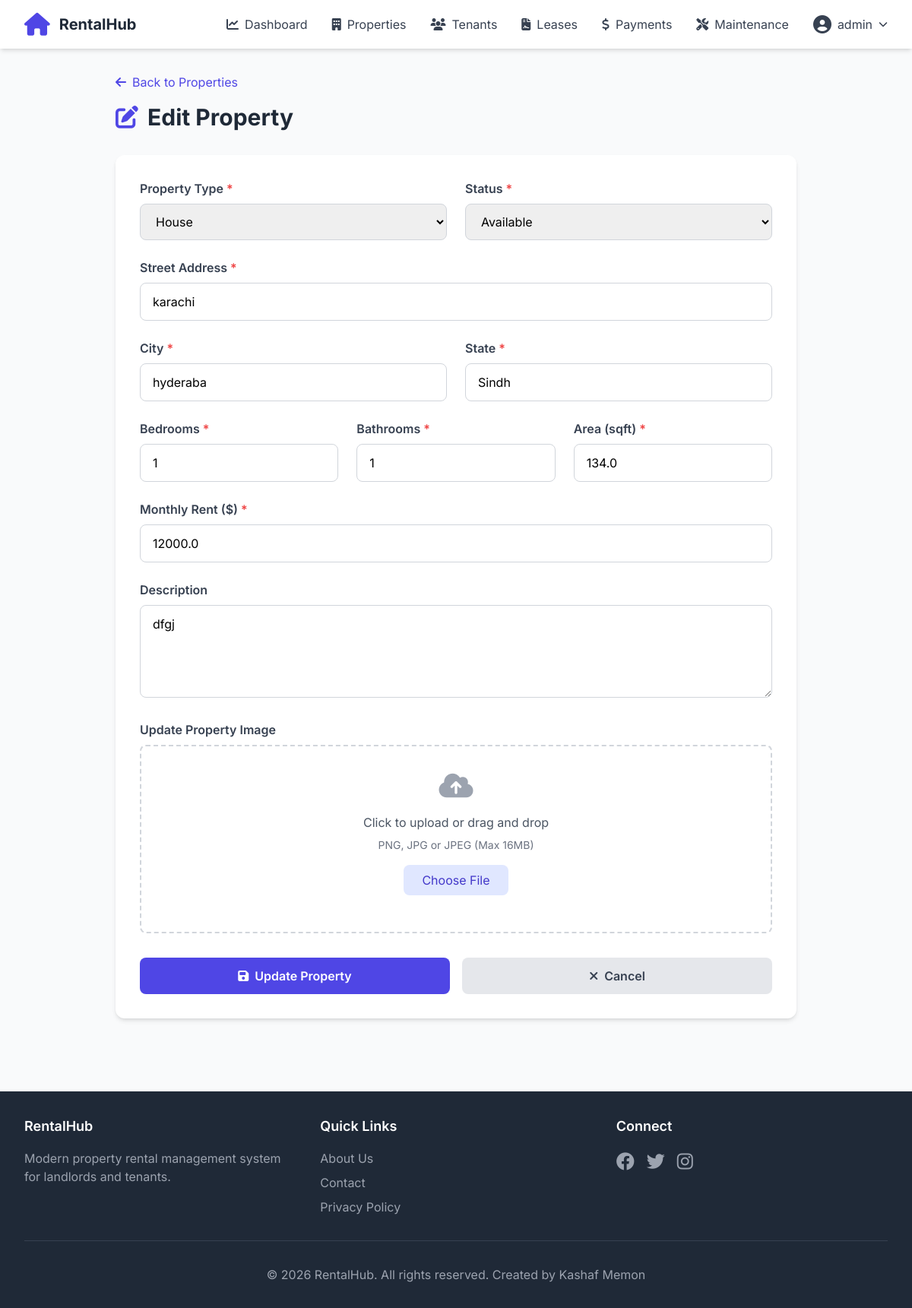
Page /properties/edit/1 (signed in) on the committed database.
### app/models.py (models this page shows, shortened)
class User(UserMixin, db.Model):
    __tablename__ = 'users'
    id = db.Column(db.Integer, primary_key=True)
    username = db.Column(db.String(80), unique=True, nullable=False)
    email = db.Column(db.String(120), unique=True, nullable=False)
    password_hash = db.Column(db.String(255), nullable=False)
    role = db.Column(db.String(20), nullable=False, default='owner')
    phone = db.Column(db.String(20))
    created_at = db.Column(db.DateTime, default=datetime.utcnow)
    is_active = db.Column(db.Boolean, default=True)
    properties = db.relationship('Property', backref='owner', lazy=True, cascade='all, delete-orphan')
    maintenance_requests = db.relationship('MaintenanceRequest', backref='assigned_staff', lazy=True,
                                          foreign_keys='MaintenanceRequest.assigned_staff_id')
    notifications = db.relationship('Notification', backref='user', lazy=True, cascade='all, delete-orphan')

class Property(db.Model):
    __tablename__ = 'properties'
    id = db.Column(db.Integer, primary_key=True)
    owner_id = db.Column(db.Integer, db.ForeignKey('users.id'), nullable=False)
    property_type = db.Column(db.String(50), nullable=False)
    address = db.Column(db.String(200), nullable=False)
    city = db.Column(db.String(100), nullable=False)
    state = db.Column(db.String(100), nullable=False)
    rent_amount = db.Column(db.Float, nullable=False)
    availability_status = db.Column(db.String(20), default='available')
    description = db.Column(db.Text)
    bedrooms = db.Column(db.Integer)
    bathrooms = db.Column(db.Integer)
    area_sqft = db.Column(db.Float)
    image_path = db.Column(db.String(200))
    created_at = db.Column(db.DateTime, default=datetime.utcnow)
    leases = db.relationship('Lease', backref='property', lazy=True, cascade='all, delete-orphan')
    maintenance_requests = db.relationship('MaintenanceRequest', backref='property', lazy=True)

### app/routes/properties.py (the view, shortened to what this page needs)
@bp.route('/edit/<int:id>', methods=['GET', 'POST'])
@login_required
def edit_property(id):
    property = Property.query.get_or_404(id)
    if current_user.role != 'admin' and property.owner_id != current_user.id:
        flash('You do not have permission to edit this property.', 'error')
        return redirect(url_for('properties.list_properties'))
    return render_template('properties/edit.html', property=property)

### app/__init__.py (called while the page is built)
@login_manager.user_loader
def load_user(user_id):
    from app.models import User
    return User.query.get(int(user_id))

### app/templates/properties/edit.html (shortened to what this page needs)
{% extends "base.html" %}
{% block content %}
<div class="max-w-4xl mx-auto fade-in">
    <div class="mb-8">
        <a href="{{ url_for('properties.list_properties') }}" class="text-indigo-600 hover:text-indigo-700 mb-4 inline-block">
            <i class="fas fa-arrow-left mr-2"></i>Back to Properties
        </a>
        <h1 class="text-3xl font-bold text-gray-800">
            <i class="fas fa-edit text-indigo-600 mr-3"></i>Edit Property
        </h1>
    </div>
    <div class="bg-white rounded-xl shadow-md p-8">
        <form method="POST" enctype="multipart/form-data">
            <div class="grid grid-cols-1 md:grid-cols-2 gap-6 mb-6">
                <div>
                    <label class="block text-gray-700 font-semibold mb-2">
                        Property Type <span class="text-red-500">*</span>
                    </label>
                    <select name="property_type" required
                            class="w-full px-4 py-3 border border-gray-300 rounded-lg focus:ring-2 focus:ring-indigo-500 focus:border-transparent">
                        <option value="house" {% if property.property_type == 'house' %}selected{% endif %}>House</option>
                    </select>
                </div>
                <div>
                    <label class="block text-gray-700 font-semibold mb-2">
                        Status <span class="text-red-500">*</span>
                    </label>
                    <select name="availability_status"
                            class="w-full px-4 py-3 border border-gray-300 rounded-lg focus:ring-2 focus:ring-indigo-500 focus:border-transparent">
                        <option value="available" {% if property.availability_status == 'available' %}selected{% endif %}>Available</option>
                    </select>
                </div>
            </div>
            <div class="mb-6">
                <label class="block text-gray-700 font-semibold mb-2">
                    Street Address <span class="text-red-500">*</span>
                </label>
                <input type="text" name="address" required value="{{ property.address }}"
                       class="w-full px-4 py-3 border border-gray-300 rounded-lg focus:ring-2 focus:ring-indigo-500 focus:border-transparent">
            </div>
            <div class="grid grid-cols-1 md:grid-cols-2 gap-6 mb-6">
                <div>
                    <label class="block text-gray-700 font-semibold mb-2">
                        City <span class="text-red-500">*</span>
                    </label>
                    <input type="text" name="city" required value="{{ property.city }}"
                           class="w-full px-4 py-3 border border-gray-300 rounded-lg focus:ring-2 focus:ring-indigo-500 focus:border-transparent">
                </div>
                <div>
                    <label class="block text-gray-700 font-semibold mb-2">
                        State <span class="text-red-500">*</span>
                    </label>
                    <input type="text" name="state" required value="{{ property.state }}"
                           class="w-full px-4 py-3 border border-gray-300 rounded-lg focus:ring-2 focus:ring-indigo-500 focus:border-transparent">
                </div>
            </div>
            <div class="grid grid-cols-1 md:grid-cols-3 gap-6 mb-6">
                <div>
                    <label class="block text-gray-700 font-semibold mb-2">
                        Bedrooms <span class="text-red-500">*</span>
                    </label>
                    <input type="number" name="bedrooms" required min="0" value="{{ property.bedrooms }}"
                           class="w-full px-4 py-3 border border-gray-300 rounded-lg focus:ring-2 focus:ring-indigo-500 focus:border-transparent">
                </div>
                <div>
                    <label class="block text-gray-700 font-semibold mb-2">
                        Bathrooms <span class="text-red-500">*</span>
                    </label>
                    <input type="number" name="bathrooms" required min="0" value="{{ property.bathrooms }}"
                           class="w-full px-4 py-3 border border-gray-300 rounded-lg focus:ring-2 focus:ring-indigo-500 focus:border-transparent">
                </div>
                <div>
                    <label class="block text-gray-700 font-semibold mb-2">
                        Area (sqft) <span class="text-red-500">*</span>
                    </label>
                    <input type="number" name="area_sqft" required min="0" step="0.01" value="{{ property.area_sqft }}"
                           class="w-full px-4 py-3 border border-gray-300 rounded-lg focus:ring-2 focus:ring-indigo-500 focus:border-transparent">
                </div>
            </div>
            <div class="mb-6">
                <label class="block text-gray-700 font-semibold mb-2">
                    Monthly Rent ($) <span class="text-red-500">*</span>
                </label>
                <input type="number" name="rent_amount" required min="0" step="0.01" value="{{ property.rent_amount }}"
                       class="w-full px-4 py-3 border border-gray-300 rounded-lg focus:ring-2 focus:ring-indigo-500 focus:border-transparent">
            </div>
            <div class="mb-6">
                <label class="block text-gray-700 font-semibold mb-2">
                    Description
                </label>
                <textarea name="description" rows="4"
                          class="w-full px-4 py-3 border border-gray-300 rounded-lg focus:ring-2 focus:ring-indigo-500 focus:border-transparent">{{ property.description }}</textarea>
            </div>
            <div class="mb-8">
                <label class="block text-gray-700 font-semibold mb-2">
                    Update Property Image
                </label>
                <div class="border-2 border-dashed border-gray-300 rounded-lg p-8 text-center">
                    <i class="fas fa-cloud-upload-alt text-4xl text-gray-400 mb-4"></i>
                    <p class="text-gray-600 mb-2">Click to upload or drag and drop</p>
                    <p class="text-sm text-gray-500 mb-4">PNG, JPG or JPEG (Max 16MB)</p>
                    <button type="button" onclick="document.getElementById('imageInput').click()"
                            class="bg-indigo-100 text-indigo-700 px-6 py-2 rounded-lg hover:bg-indigo-200 transition">
                        Choose File
                    </button>
                </div>
            </div>
            <div class="flex space-x-4">
                <button type="submit"
                        class="flex-1 bg-indigo-600 text-white px-6 py-3 rounded-lg hover:bg-indigo-700 transition font-semibold">
                    <i class="fas fa-save mr-2"></i>Update Property
                </button>
                <a href="{{ url_for('properties.list_properties') }}"
                   class="flex-1 bg-gray-200 text-gray-700 px-6 py-3 rounded-lg hover:bg-gray-300 transition font-semibold text-center">
                    <i class="fas fa-times mr-2"></i>Cancel
                </a>
            </div>
        </form>
    </div>
</div>
{% endblock %}

### app/templates/base.html (shortened to what this page needs)
<!DOCTYPE html>
<html lang="en">
<head>
    <script src="https://cdn.tailwindcss.com"></script>
    <link rel="stylesheet" href="https://cdnjs.cloudflare.com/ajax/libs/font-awesome/6.4.0/css/all.min.css">
</head>
<body class="bg-gray-50 min-h-screen">
    <nav class="bg-white shadow-md sticky top-0 z-50">
        <div class="max-w-7xl mx-auto px-4 sm:px-6 lg:px-8">
            <div class="flex justify-between items-center h-16">
                <div class="flex items-center">
                    <a href="{{ url_for('main.index') }}" class="flex items-center space-x-3">
                        <i class="fas fa-home text-3xl text-indigo-600"></i>
                        <span class="text-xl font-bold text-gray-800">RentalHub</span>
                    </a>
                </div>
                <div class="hidden md:flex items-center space-x-8">
                    {% if current_user.is_authenticated %}
                        <a href="{{ url_for('main.dashboard') }}" class="text-gray-700 hover:text-indigo-600 transition">
                            <i class="fas fa-chart-line mr-2"></i>Dashboard
                        </a>
                        <a href="{{ url_for('properties.list_properties') }}" class="text-gray-700 hover:text-indigo-600 transition">
                            <i class="fas fa-building mr-2"></i>Properties
                        </a>
                        <a href="{{ url_for('tenants.list_tenants') }}" class="text-gray-700 hover:text-indigo-600 transition">
                            <i class="fas fa-users mr-2"></i>Tenants
                        </a>
                        <a href="{{ url_for('leases.list_leases') }}" class="text-gray-700 hover:text-indigo-600 transition">
                            <i class="fas fa-file-contract mr-2"></i>Leases
                        </a>
                        <a href="{{ url_for('payments.list_payments') }}" class="text-gray-700 hover:text-indigo-600 transition">
                            <i class="fas fa-dollar-sign mr-2"></i>Payments
                        </a>
                        <a href="{{ url_for('maintenance.list_requests') }}" class="text-gray-700 hover:text-indigo-600 transition">
                            <i class="fas fa-tools mr-2"></i>Maintenance
                        </a>
                        <div class="relative group">
                            <button class="flex items-center space-x-2 text-gray-700 hover:text-indigo-600 transition">
                                <i class="fas fa-user-circle text-2xl"></i>
                                <span>{{ current_user.username }}</span>
                                <i class="fas fa-chevron-down text-xs"></i>
                            </button>
                        </div>
                    {% else %}
                        <a href="{{ url_for('auth.login') }}" class="text-gray-700 hover:text-indigo-600 transition">Login</a>
                        <a href="{{ url_for('auth.register') }}" class="bg-indigo-600 text-white px-6 py-2 rounded-lg hover:bg-indigo-700 transition">
                            Sign Up
                        </a>
                    {% endif %}
                </div>
            </div>
        </div>
    </nav>
    <main class="max-w-7xl mx-auto px-4 sm:px-6 lg:px-8 py-8">
        {% block content %}{% endblock %}
    </main>
    <footer class="bg-gray-800 text-white mt-16">
        <div class="max-w-7xl mx-auto px-4 sm:px-6 lg:px-8 py-8">
            <div class="grid grid-cols-1 md:grid-cols-3 gap-8">
                <div>
                    <h3 class="text-lg font-semibold mb-4">RentalHub</h3>
                    <p class="text-gray-400">Modern property rental management system for landlords and tenants.</p>
                </div>
                <div>
                    <h3 class="text-lg font-semibold mb-4">Quick Links</h3>
                    <ul class="space-y-2 text-gray-400">
                        <li><a href="#" class="hover:text-white transition">About Us</a></li>
                        <li><a href="#" class="hover:text-white transition">Contact</a></li>
                        <li><a href="#" class="hover:text-white transition">Privacy Policy</a></li>
                    </ul>
                </div>
                <div>
                    <h3 class="text-lg font-semibold mb-4">Connect</h3>
                    <div class="flex space-x-4">
                        <a href="#" class="text-gray-400 hover:text-white transition"><i class="fab fa-facebook text-2xl"></i></a>
                        <a href="#" class="text-gray-400 hover:text-white transition"><i class="fab fa-twitter text-2xl"></i></a>
                        <a href="#" class="text-gray-400 hover:text-white transition"><i class="fab fa-instagram text-2xl"></i></a>
                    </div>
                </div>
            </div>
            <div class="border-t border-gray-700 mt-8 pt-8 text-center text-gray-400">
                <p>&copy; 2026 RentalHub. All rights reserved. Created by Kashaf Memon</p>
            </div>
        </div>
    </footer>
</body>
</html>

### app/templates/base.html (style rules this page uses)
body { font-family: 'Inter', sans-serif; }
.fade-in { animation: fadeIn 0.3s ease-out; }

### rows in the picture
User: username "admin"
Property: property_type "House", availability_status "Available", address "karachi", city "hyderaba", state "Sindh", bedrooms "1", bathrooms "1", area_sqft "134.0", rent_amount "12000.0", description "dfgj"
